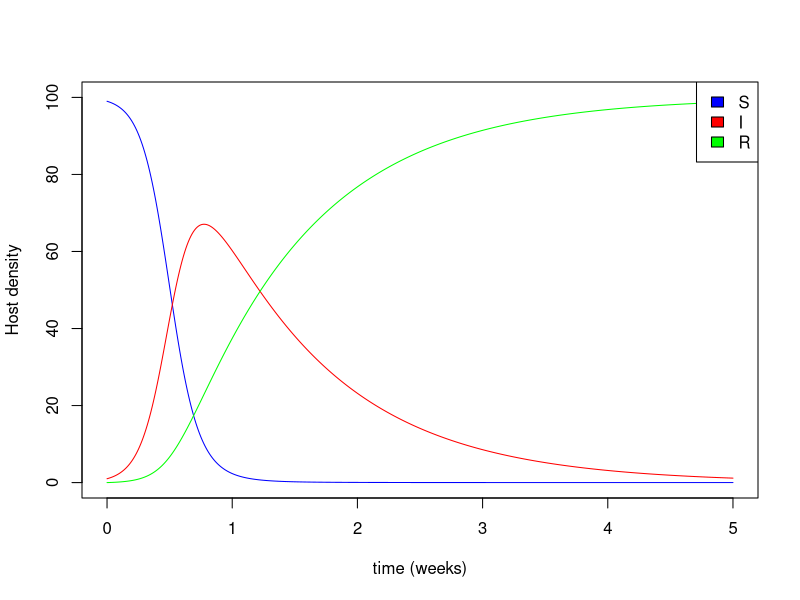
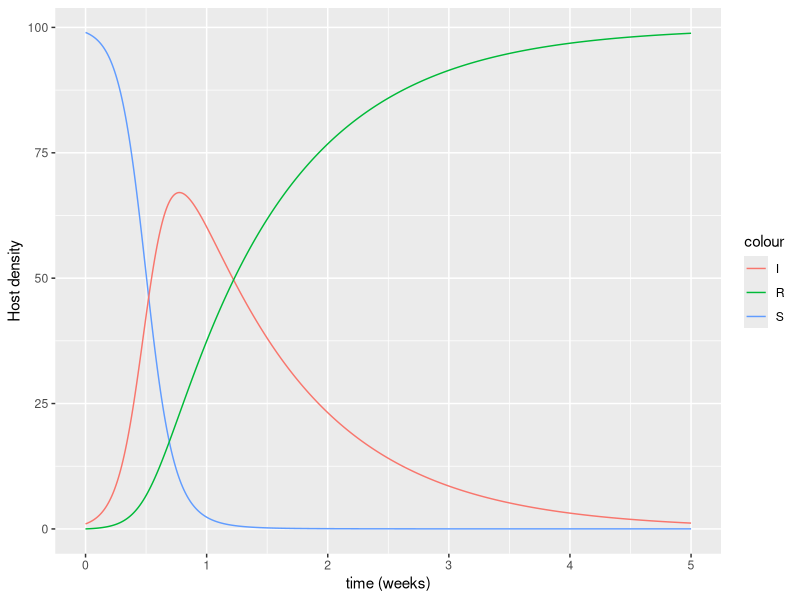
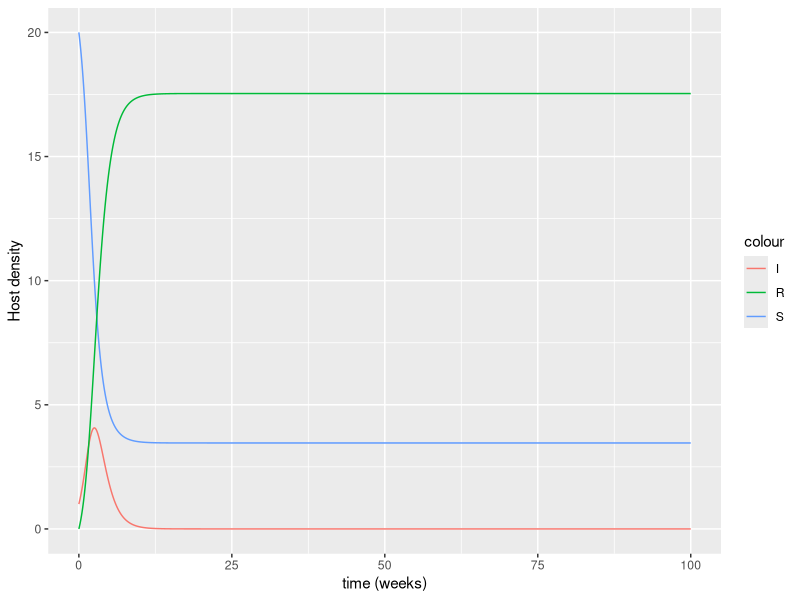
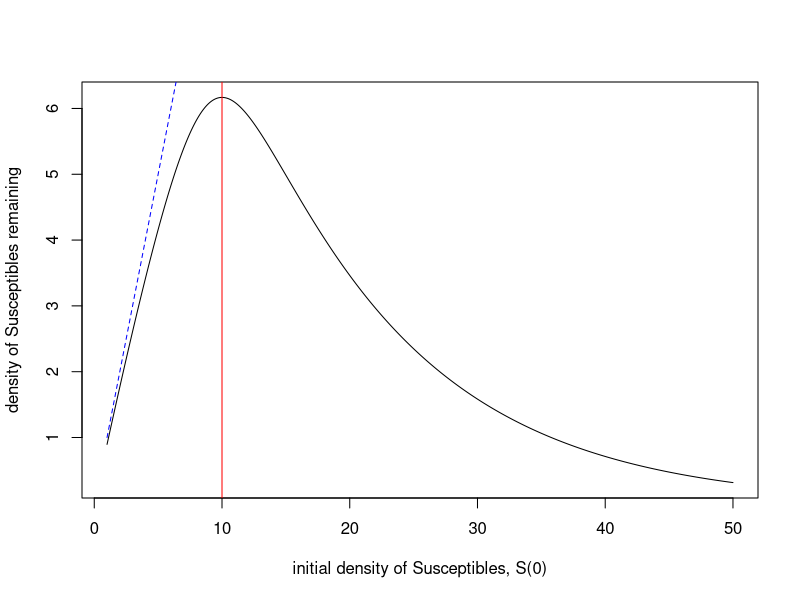
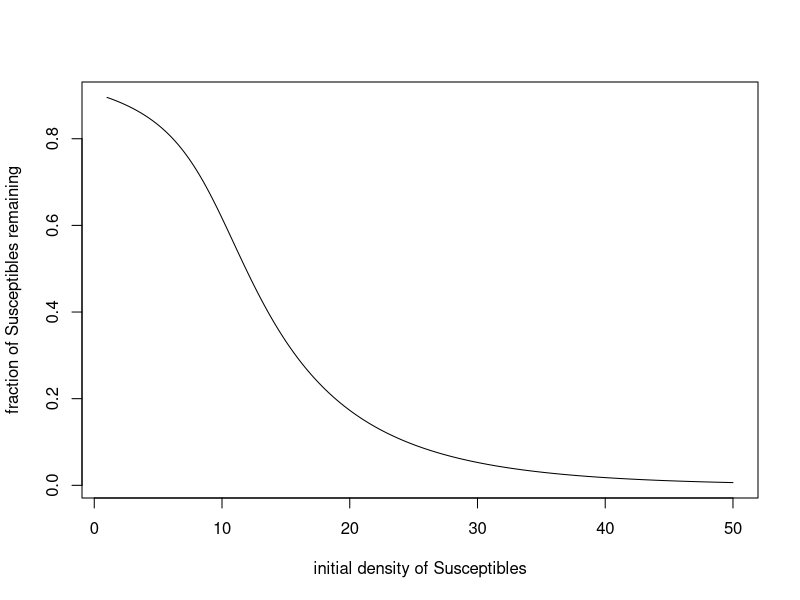
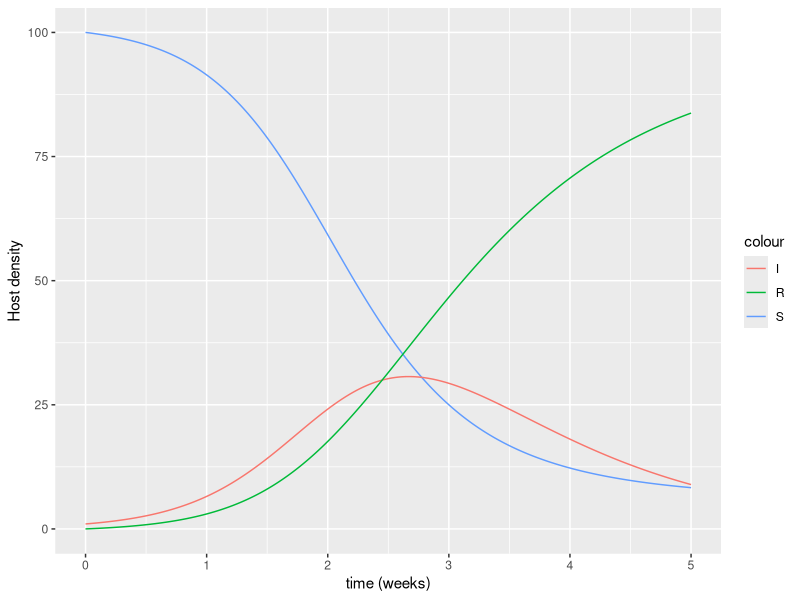
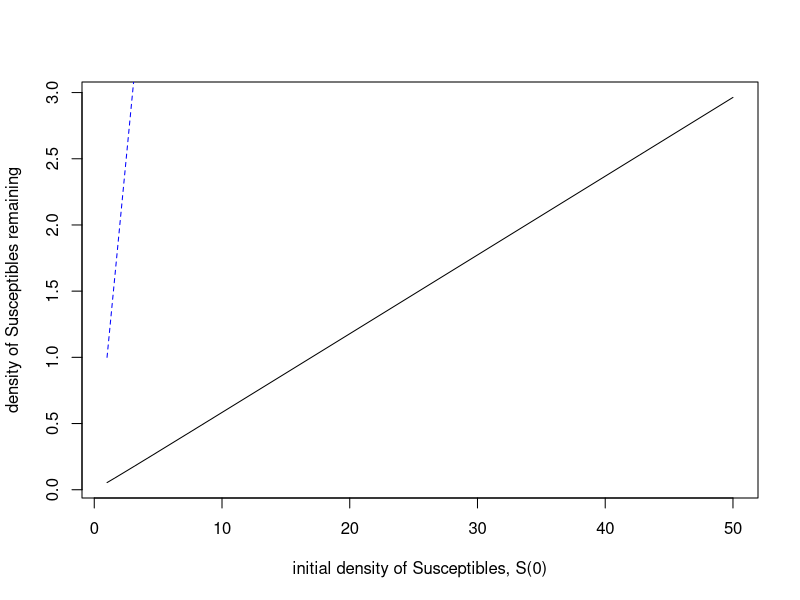
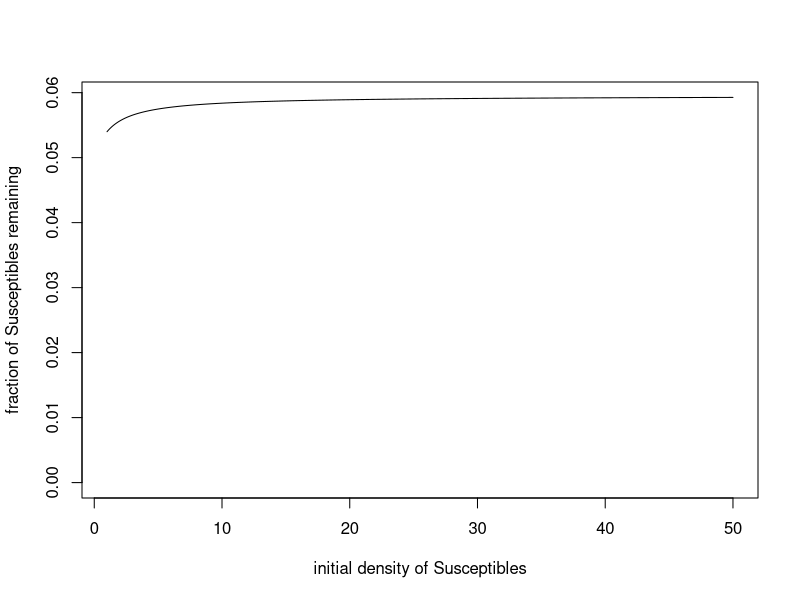

Here is the R script that generated these plots, in order:
## ---- chunk 1
x <- 2
## ---- chunk 2
x
## ---- chunk 3
x <- c(1,3,5,7)
x
## ---- chunk 4
x <- 1:10
x
## ---- chunk 5
seq(0, 1, 0.1)
## ---- chunk 6
rep(1:3, 2)
rep(1:3, c(2,2,2))
## ---- chunk 7
x<-c(1:10)
y<-c(1,2,1,8,3,2,4,3,1,2)
x+y
## ---- chunk 8
x<-c(1:10)
y<-2
x+y
## ---- chunk 9
x<-c(2,4,7,1)
y<-c(1,2,3,4)
x*y
## ---- chunk 10
x<-c(1:10)
y<-c(1,2)
x
y
x+y
x*y
## ---- chunk 11
a = c(TRUE, TRUE, FALSE, FALSE)
b = c(TRUE, FALSE, TRUE, FALSE)
a & b
## ---- chunk 12
length(a)
## ---- chunk 13
x[1]
x[2]
x[length(x)]
## ---- chunk 14
x[1:3]
## ---- chunk 15
a <- c(5, 7, 9, 8)
b <- a[-2]
b
## ---- chunk 16
x[x < 5]
## ---- chunk 17
x < 5
## ---- chunk 18
x<-c(1:10)
x
dim(x)
## ---- chunk 19
dim(x) <- c(1,10)
x
## ---- chunk 20
dim(x)
## ---- chunk 21
dim(x) <- c(2,5)
x
## ---- chunk 22
dim(x) <- c(5,2)
x
## ---- chunk 23
x <- array(1:20, dim=c(4,5))
x
## ---- chunk 24
x <- array(0, dim=c(3,10))
x
## ---- chunk 25
M <- matrix( 1:6, nrow=2 )
M
## ---- chunk 26
M <- matrix( 1:6, ncol=3 )
M
## ---- chunk 27
M <- matrix( 1:6, ncol=3, byrow=TRUE )
M
## ---- chunk 28
t(M)
## ---- chunk 29
A<-matrix(1:9,ncol=3)
A
## ---- chunk 30

B<-matrix(c(5,2,1,4,7,2,8,9,3),ncol=3)
B
## ---- chunk 31
A + B
## ---- chunk 32
A - B
## ---- chunk 33
A %*% B
## ---- chunk 34
A * B
## ---- chunk 35
a<-c(1,4,7,2)
b<-c(3,1,2,0)
a %*% b
## ---- chunk 36
I <- diag(5)
I
## ---- chunk 37
M<-c(2,1,1,2)
dim(M)<-c(2,2)
M
det(M)
## ---- chunk 38
Minv<-solve(M)
Minv
## ---- chunk 39
M %*% Minv
## ---- chunk 40
S<-c(1,2,2,4)
dim(S)<-c(2,2)
S
## ---- chunk 41
det(S)
## ---- chunk 42
M<-c(2,1,1,2)
dim(M)<-c(2,2)
eigen(M)
## ---- chunk 43
mean(1:8)
## ---- chunk 44
sum(c(4, 5, 2, 3))
## ---- chunk 45
fahr_to_kelvin <- function(temp) {
  # Convert Far. to Kelvin
  kelvin <- ((temp - 32) * (5 / 9)) + 273.15
  return(kelvin)
}
## ---- chunk 46
# Freezing point of water
fahr_to_kelvin(32)
## ---- chunk 47
# Boiling point of water
fahr_to_kelvin(212)
## ---- chunk 48
# install.packages("deSolve")
## ---- chunk 49
library("deSolve")
## ---- chunk 50
SIR.model <- function (t, x, params) {
  S = x[1]
  I = x[2]
  R = x[3]
  beta = params[1]
  gamma = params[2]
  
  dSdt = -beta*S*I
  dIdt = beta*S*I - gamma*I
  dRdt = gamma*I
  
 return(list(c(dSdt,dIdt,dRdt)))
}
## ---- chunk 51
current_time=5
current_state=c(1,2,3)
my_parameters=c(0.1,2)

SIR.model(current_time,current_state,my_parameters)
## ---- chunk 52
S0 = 99 # Initial number of susceptibles
I0 = 1 # Initial number of infecteds
R0 = 0 # Initial number of recovered

initial_values = c(S0,I0,R0)
## ---- chunk 53
beta = 0.1 # per host per week
gamma = 1 # per week

parameters = c(beta,gamma)
## ---- chunk 54

times = seq(0, 5, by=0.01)

## ---- chunk 55
results = lsoda(initial_values, times, SIR.model, parameters)

# Naming columns for easy identification
colnames(results) = c("time", "S", "I","R")
## ---- chunk 56
head(results)
## ---- chunk 57

# Plotting in base plot
plot(results[, "time"], results[, "S"], type="l", col="blue",  
     xlab="time (weeks)", ylab="Host density", ylim=c(0, S0 + 1))  
lines(results[, "time"], results[, "I"], type="l", col="red")  
lines(results[, "time"], results[, "R"], type="l", col="green")  
legend("topright", legend=c("S", "I", "R"), fill=c("blue", "red", "green"))
## ---- chunk 58
library(ggplot2)
# Plotting in ggplot
ggplot(data=NULL, aes(x=results[, "time"], y=results[, "S"], color="S")) + geom_line() +
    geom_line(data=NULL, aes(x=results[, "time"], y=results[, "I"], color="I")) + 
    geom_line(data=NULL, aes(x=results[, "time"], y=results[, "R"], color="R")) + 
  xlab("time (weeks)") + ylab("Host density")
## ---- chunk 59
# OPTIONAL CODE TO STORE OUTPUT AS A DATAFRAME
initial_values = c(S=S0,I=I0,R=R0)
results = as.data.frame(lsoda(initial_values, times, SIR.model, parameters))
## ---- chunk 60
#HIDE ME IF YOU DON'T WANT TO SEE THE ANSWER

# ALL OF THE CODE FOR THE DENSITY-DEPENDENT MODEL

SIR.model <- function (t, x, params) {
  S = x[1]
  I = x[2]
  R = x[3]
  beta = params[1]
  gamma = params[2]
  
  dSdt = -beta*S*I
  dIdt = beta*S*I - gamma*I
  dRdt = gamma*I
  
 return(list(c(dSdt,dIdt,dRdt)))
}

S0 = 20 # Initial number of susceptibles
I0 = 1 # Initial number of infecteds
R0 = 0 # Initial number of recovered
initial_values = c(S=S0,I=I0,R=R0)

beta = 0.1 # per host per week
gamma = 1 # per week
parameters = c(beta,gamma)

times = seq(0, 100, by=0.01)

results = lsoda(initial_values, times, SIR.model, parameters)
colnames(results) = c("time", "S", "I","R")

# Plotting in ggplot
ggplot(data=NULL, aes(x=results[, "time"], y=results[, "S"], color="S")) + geom_line() +
    geom_line(data=NULL, aes(x=results[, "time"], y=results[, "I"], color="I")) + 
    geom_line(data=NULL, aes(x=results[, "time"], y=results[, "R"], color="R")) + 
  xlab("time (weeks)") + ylab("Host density")
## ---- chunk 61
Tend = 100 # end time for simulations
times = seq(0, Tend, by=1)

beta = 0.1 # per host per week
gamma = 1 # per week
parameters = c(beta,gamma)

# start all simulations with 1 infected and 0 recoverds
I0 = 1 # Initial number of infecteds
R0 = 0 # Initial number of recovereds

S0_all<-seq(1,50,0.1)		# use a sequence of values for S0

# set up a vector to store host equilibrium values 
S_longterm = rep(0,length(S0_all))	
I_longterm = rep(0,length(S0_all))	
R_longterm = rep(0,length(S0_all))	
							
for (i in 1:length(S0_all)) {  # loop through all values of S0
	
    #specify the initial values of state-variables
    initial_values = c(S0_all[i],I0,R0)  

    results = lsoda(initial_values, times, SIR.model, parameters)  

    #save only the final values of the state variable  
    S_longterm[i] = results[Tend+1,2]
    I_longterm[i] = results[Tend+1,3]
    R_longterm[i] = results[Tend+1,4]
}

#plot the final vs. initial number of susceptibles
plot(S0_all, S_longterm, type = "l", xlab="initial density of Susceptibles, S(0)", ylab="density of Susceptibles remaining")
lines(S0_all, S0_all, type="l", lty=2, col="blue")
abline(v=gamma/beta,col="red")

## ---- chunk 62
frac_susceptible = S_longterm/S0_all

plot(S0_all, frac_susceptible, type = "l", xlab="initial density of Susceptibles", ylab="fraction of Susceptibles remaining")

## ---- chunk 63
# HIDE ME IF YOU DON'T WANT TO SEE THE ANSWER

# ALL OF THE CODE FOR THE FREQUENCY-DEPENDENT MODEL

#new function with frequency-dependent transmission rate
SIR.freqdep.model <- function (t, x, params) {
  S = x[1]
  I = x[2]
  R = x[3]
  beta = params[1]
  gamma = params[2]
  
  N=S+I+R
  dSdt = -beta*S*I/N
  dIdt = beta*S*I/N - gamma*I
  dRdt = gamma*I
  
 return(list(c(dSdt,dIdt,dRdt)))
}


S0 = 100 # Initial number of susceptibles
I0 = 1 # Initial number of infecteds
R0 = 0 # Initial number of recovered
initial_values = c(S=S0,I=I0,R=R0)
#
beta =  3 # per week
gamma = 1 # per week
parameters = c(beta,gamma)
#
times = seq(0, 5, by=0.01)
#
results.freqdep = as.data.frame(lsoda(initial_values, times, SIR.freqdep.model, parameters))
colnames(results) = c("time", "S", "I","R")
#
# Plotting in ggplot
ggplot(data=NULL, aes(x=results.freqdep[, "time"], y=results.freqdep[, "S"], color="S")) + geom_line() +
    geom_line(data=NULL, aes(x=results.freqdep[, "time"], y=results.freqdep[, "I"], color="I")) + 
    geom_line(data=NULL, aes(x=results.freqdep[, "time"], y=results.freqdep[, "R"], color="R")) + 
  xlab("time (weeks)") + ylab("Host density")

## ---- chunk 64
Tend = 500 # end time for simulations
times = seq(0, Tend, by=1)

beta = 3 # per week
gamma = 1 # per week
parameters = c(beta,gamma)

# start all simulations with 1 infected and 0 recoverds
I0 = 1 # Initial number of infecteds
R0 = 0 # Initial number of recovereds

S0_all = seq(1,50,0.1)		# use a sequence of values for S0

# set up a vector to store host equilibrium values 
S_longterm.freqdep = rep(0,length(S0_all))	
I_longterm.freqdep = rep(0,length(S0_all))	
R_longterm.freqdep = rep(0,length(S0_all))	
							
for (i in 1:length(S0_all)) {  # loop through all values of S0
	
    #specify the initial values of state-variables
    initial_values = c(S0_all[i],I0,R0)

    results.freqdep = lsoda(initial_values, times, SIR.freqdep.model, parameters)

    #save only the final values of the state variable  
    S_longterm.freqdep[i] = results.freqdep[Tend+1,2]
    I_longterm.freqdep[i] = results.freqdep[Tend+1,3]
    R_longterm.freqdep[i] = results.freqdep[Tend+1,4]
}

#plot the final vs. initial number of susceptibles
plot(S0_all, S_longterm.freqdep, type = "l", xlab="initial density of Susceptibles, S(0)", ylab="density of Susceptibles remaining")
lines(S0_all, S0_all, type="l", lty=2, col="blue")
## ---- chunk 65
frac_susceptible = S_longterm.freqdep/S0_all

plot(S0_all, frac_susceptible, type = "l", xlab="initial density of Susceptibles", ylab="fraction of Susceptibles remaining", ylim = c(0,max(frac_susceptible)))
